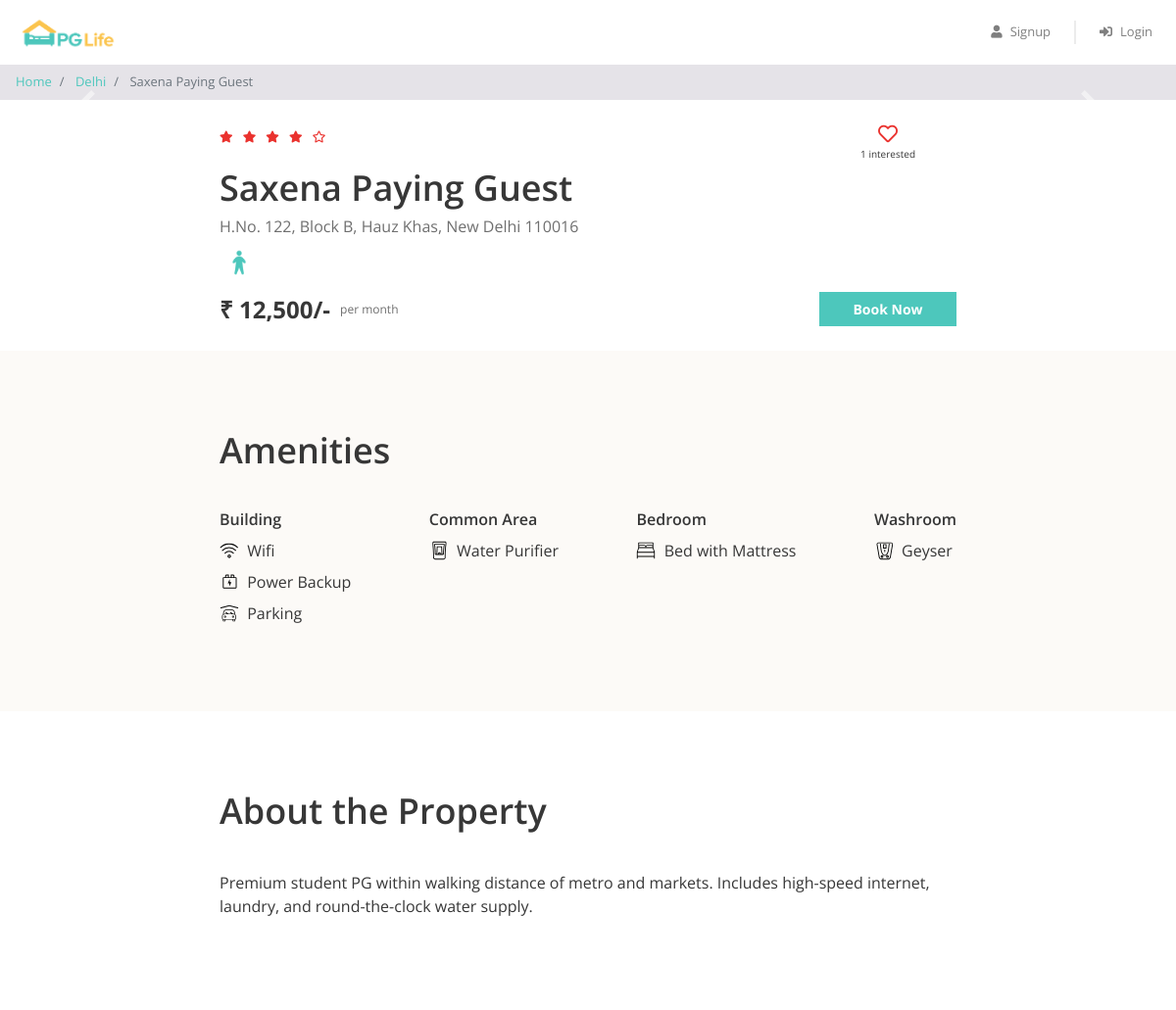
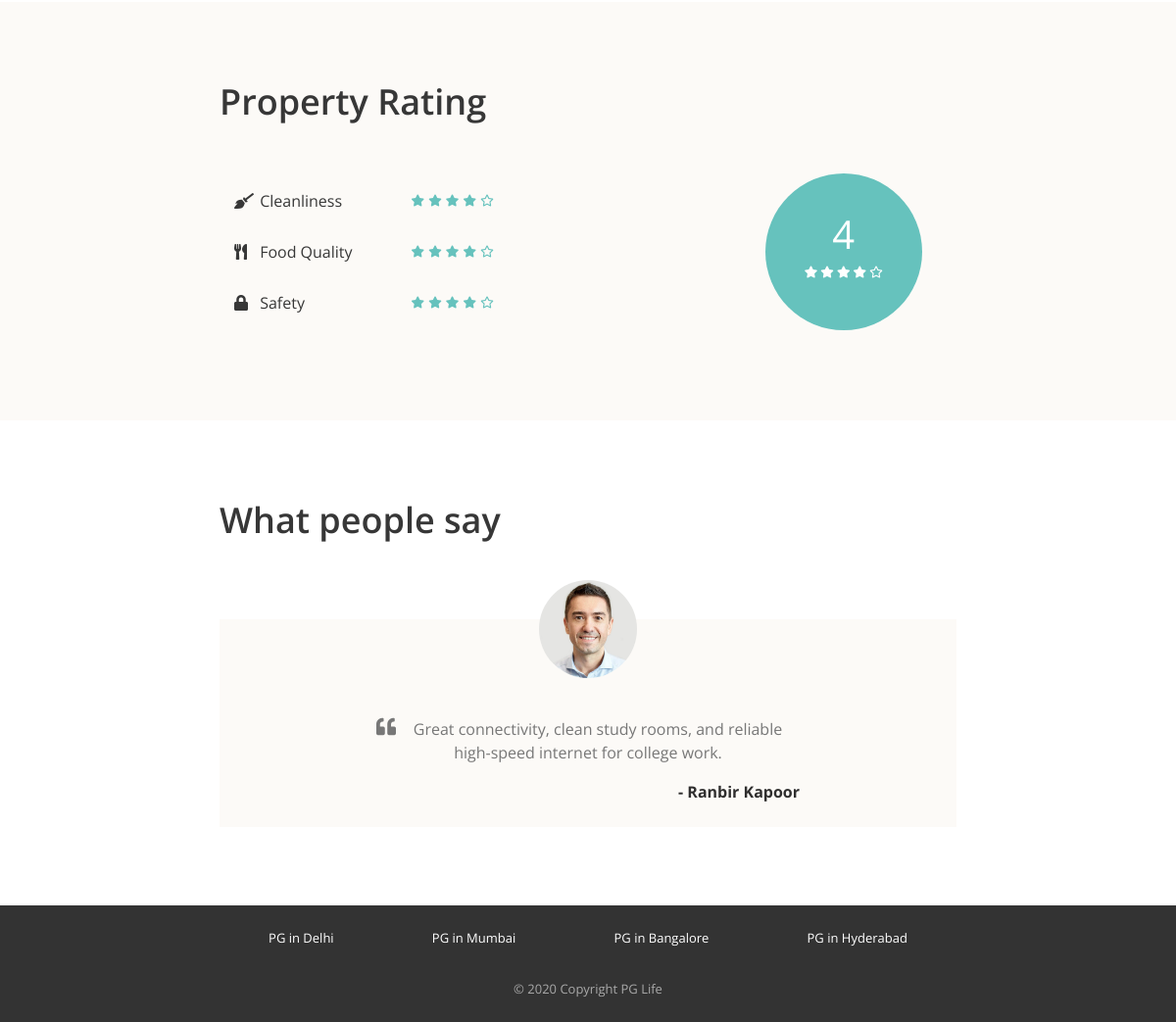
The page /backend/property_detail.php?property_id=4 on the database its author committed (2 pictures, top to bottom).
### tables this page shows
CREATE TABLE `properties` (
  `id` INT AUTO_INCREMENT PRIMARY KEY,
  `city_id` INT NOT NULL,
  `name` VARCHAR(255) NOT NULL,
  `address` VARCHAR(500) NOT NULL,
  `description` TEXT NOT NULL,
  `gender` ENUM('male', 'female', 'unisex') NOT NULL,
  `rent` INT NOT NULL,
  `rating_clean` FLOAT NOT NULL,
  `rating_food` FLOAT NOT NULL,
  `rating_safety` FLOAT NOT NULL,
  FOREIGN KEY (`city_id`) REFERENCES `cities` (`id`) ON DELETE CASCADE
);

CREATE TABLE `cities` (
  `id` INT AUTO_INCREMENT PRIMARY KEY,
  `name` VARCHAR(100) NOT NULL
);

CREATE TABLE `amenities` (
  `id` INT AUTO_INCREMENT PRIMARY KEY,
  `name` VARCHAR(100) NOT NULL,
  `type` VARCHAR(100) NOT NULL,
  `icon` VARCHAR(100) NOT NULL
);

CREATE TABLE `testimonials` (
  `id` INT AUTO_INCREMENT PRIMARY KEY,
  `property_id` INT NOT NULL,
  `user_name` VARCHAR(100) NOT NULL,
  `content` TEXT NOT NULL,
  FOREIGN KEY (`property_id`) REFERENCES `properties` (`id`) ON DELETE CASCADE
);

### backend/property_detail.php (the view, shortened to what this page needs)
<?php
require "includes/database_connect.php";
$property_id = $_GET["property_id"];
$sql_1 = "SELECT *, p.id AS property_id, p.name AS property_name, c.name AS city_name
            FROM properties p
            INNER JOIN cities c ON p.city_id = c.id
            WHERE p.id = $property_id";
$result_1 = mysqli_query($conn, $sql_1);
$property = mysqli_fetch_assoc($result_1);
$sql_2 = "SELECT * FROM testimonials WHERE property_id = $property_id";
$result_2 = mysqli_query($conn, $sql_2);
$testimonials = mysqli_fetch_all($result_2, MYSQLI_ASSOC);
$sql_3 = "SELECT a.*
            FROM amenities a
            INNER JOIN properties_amenities pa ON a.id = pa.amenity_id
            WHERE pa.property_id = $property_id";
$result_3 = mysqli_query($conn, $sql_3);
$amenities = mysqli_fetch_all($result_3, MYSQLI_ASSOC);
$sql_4 = "SELECT * FROM interested_users_properties WHERE property_id = $property_id";
$result_4 = mysqli_query($conn, $sql_4);
$interested_users_count = mysqli_num_rows($result_4);
?>
<!DOCTYPE html>
<html lang="en">
<head>
    <?php
    include "includes/head_links.php";
    ?>
    <link href="css/property_detail.css" rel="stylesheet" />
</head>
<body>
    <?php
    include "includes/header.php";
    ?>
    <nav aria-label="breadcrumb">
        <ol class="breadcrumb py-2">
            <li class="breadcrumb-item">
                <a href="index.php">Home</a>
            </li>
            <li class="breadcrumb-item">
                <a href="property_list.php?city=<?= $property['city_name']; ?>"><?= $property['city_name']; ?></a>
            </li>
            <li class="breadcrumb-item active" aria-current="page">
                <?= $property['property_name']; ?>
            </li>
        </ol>
    </nav>
    <div id="property-images" class="carousel slide" data-ride="carousel">
        <a class="carousel-control-prev" href="#property-images" role="button" data-slide="prev">
            <span class="carousel-control-prev-icon" aria-hidden="true"></span>
        </a>
        <a class="carousel-control-next" href="#property-images" role="button" data-slide="next">
            <span class="carousel-control-next-icon" aria-hidden="true"></span>
        </a>
    </div>
    <div class="property-summary page-container">
        <div class="row no-gutters justify-content-between">
            <?php
            $total_rating = ($property['rating_clean'] + $property['rating_food'] + $property['rating_safety']) / 3;
            $total_rating = round($total_rating, 1);
            ?>
            <div class="star-container" title="<?= $total_rating ?>">
                <?php
                $rating = $total_rating;
                for ($i = 0; $i < 5; $i++) {
                    if ($rating >= $i + 0.8) {
                ?>
                        <i class="fas fa-star"></i>
                    <?php
                    } elseif ($rating >= $i + 0.3) {
                    ?>
                        <i class="fas fa-star-half-alt"></i>
                    <?php
                    } else {
                    ?>
                        <i class="far fa-star"></i>
                <?php
                    }
                }
                ?>
            </div>
            <div class="interested-container">
                <?php
                $is_interested = false;
                if ($is_interested) {
                ?>
                    <i class="is-interested-image fas fa-heart"></i>
                <?php
                } else {
                ?>
                    <i class="is-interested-image far fa-heart"></i>
                <?php
                }
                ?>
                <div class="interested-text">
                    <span class="interested-user-count"><?= $interested_users_count ?></span> interested
                </div>
            </div>
        </div>
        <div class="detail-container">
            <div class="property-name"><?= $property['property_name'] ?></div>
            <div class="property-address"><?= $property['address'] ?></div>
            <div class="property-gender">
                <?php
                if ($property['gender'] == "male") {
                ?>
                    <img src="img/male.png">
                <?php
                } elseif ($property['gender'] == "female") {
                ?>
                    <img src="img/female.png">
                <?php
                } else {
                ?>
                    <img src="img/unisex.png">
                <?php
                }
                ?>
            </div>
        </div>
        <div class="row no-gutters">
            <div class="rent-container col-6">
                <div class="rent">₹ <?= number_format($property['rent']) ?>/-</div>
                <div class="rent-unit">per month</div>
            </div>
            <div class="button-container col-6">
                <a href="#" class="btn btn-primary">Book Now</a>
            </div>
        </div>
    </div>
    <div class="property-amenities">
        <div class="page-container">
            <h1>Amenities</h1>
            <div class="row justify-content-between">
                <div class="col-md-auto">
                    <h5>Building</h5>
                    <?php
                    foreach ($amenities as $amenity) {
                        if ($amenity['type'] == "Building") {
                    ?>
                            <div class="amenity-container">
                                <img src="img/amenities/<?= $amenity['icon'] ?>.svg">
                                <span><?= $amenity['name'] ?></span>
                            </div>
                    <?php
                        }
                    }
                    ?>
                </div>
                <div class="col-md-auto">
                    <h5>Common Area</h5>
                    <?php
                    foreach ($amenities as $amenity) {
                        if ($amenity['type'] == "Common Area") {
                    ?>
                            <div class="amenity-container">
                                <img src="img/amenities/<?= $amenity['icon'] ?>.svg">
                                <span><?= $amenity['name'] ?></span>
                            </div>
                    <?php
                        }
                    }
                    ?>
                </div>
                <div class="col-md-auto">
                    <h5>Bedroom</h5>
                    <?php
                    foreach ($amenities as $amenity) {
                        if ($amenity['type'] == "Bedroom") {
                    ?>
                            <div class="amenity-container">
                                <img src="img/amenities/<?= $amenity['icon'] ?>.svg">
                                <span><?= $amenity['name'] ?></span>
                            </div>
                    <?php
                        }
                    }
                    ?>
                </div>
                <div class="col-md-auto">
                    <h5>Washroom</h5>
                    <?php
                    foreach ($amenities as $amenity) {
                        if ($amenity['type'] == "Washroom") {
                    ?>
                            <div class="amenity-container">
                                <img src="img/amenities/<?= $amenity['icon'] ?>.svg">
                                <span><?= $amenity['name'] ?></span>
                            </div>
                    <?php
                        }
                    }
                    ?>
                </div>
            </div>
        </div>
    </div>
    <div class="property-about page-container">
        <h1>About the Property</h1>
        <p><?= $property['description'] ?></p>
    </div>
    <div class="property-rating">
        <div class="page-container">
            <h1>Property Rating</h1>
            <div class="row align-items-center justify-content-between">
                <div class="col-md-6">
                    <div class="rating-criteria row">
                        <div class="col-6">
                            <i class="rating-criteria-icon fas fa-broom"></i>
                            <span class="rating-criteria-text">Cleanliness</span>
                        </div>
                        <div class="rating-criteria-star-container col-6" title="<?= $property['rating_clean'] ?>">
                            <?php
                            $rating = $property['rating_clean'];
                            for ($i = 0; $i < 5; $i++) {
                                if ($rating >= $i + 0.8) {
                            ?>
                                    <i class="fas fa-star"></i>
                                <?php
                                } elseif ($rating >= $i + 0.3) {
                                ?>
                                    <i class="fas fa-star-half-alt"></i>
                                <?php
                                } else {
                                ?>
                                    <i class="far fa-star"></i>
                            <?php
                                }
                            }
                            ?>
                        </div>
                    </div>
                    <div class="rating-criteria row">
                        <div class="col-6">
                            <i class="rating-criteria-icon fas fa-utensils"></i>
                            <span class="rating-criteria-text">Food Quality</span>
                        </div>
                        <div class="rating-criteria-star-container col-6" title="<?= $property['rating_food'] ?>">
                            <?php
                            $rating = $property['rating_food'];
                            for ($i = 0; $i < 5; $i++) {
                                if ($rating >= $i + 0.8) {
                            ?>
                                    <i class="fas fa-star"></i>
                                <?php
                                } elseif ($rating >= $i + 0.3) {
                                ?>
                                    <i class="fas fa-star-half-alt"></i>
                                <?php
                                } else {
                                ?>
                                    <i class="far fa-star"></i>
                            <?php
                                }
                            }
                            ?>
                        </div>
                    </div>
                    <div class="rating-criteria row">
                        <div class="col-6">
                            <i class="rating-criteria-icon fa fa-lock"></i>
                            <span class="rating-criteria-text">Safety</span>
                        </div>
                        <div class="rating-criteria-star-container col-6" title="<?= $property['rating_safety'] ?>">
                            <?php
                            $rating = $property['rating_safety'];
                            for ($i = 0; $i < 5; $i++) {
                                if ($rating >= $i + 0.8) {
                            ?>
                                    <i class="fas fa-star"></i>
                                <?php
                                } elseif ($rating >= $i + 0.3) {
                                ?>
                                    <i class="fas fa-star-half-alt"></i>
                                <?php
                                } else {
                                ?>
                                    <i class="far fa-star"></i>
                            <?php
                                }
                            }
                            ?>
                        </div>
                    </div>
                </div>
                <div class="col-md-4">
                    <div class="rating-circle">
                        <?php
                        $total_rating = ($property['rating_clean'] + $property['rating_food'] + $property['rating_safety']) / 3;
                        $total_rating = round($total_rating, 1);
                        ?>
                        <div class="total-rating"><?= $total_rating ?></div>
                        <div class="rating-circle-star-container">
                            <?php
                            $rating = $total_rating;
                            for ($i = 0; $i < 5; $i++) {
                                if ($rating >= $i + 0.8) {
                            ?>
                                    <i class="fas fa-star"></i>
                                <?php
                                } elseif ($rating >= $i + 0.3) {
                                ?>
                                    <i class="fas fa-star-half-alt"></i>
                                <?php
                                } else {
                                ?>
                                    <i class="far fa-star"></i>
                            <?php
                                }
                            }
                            ?>
                        </div>
                    </div>
                </div>
            </div>
        </div>
    </div>
    <div class="property-testimonials page-container">
        <h1>What people say</h1>
        <?php
        foreach ($testimonials as $testimonial) {
        ?>
            <div class="testimonial-block">
                <div class="testimonial-image-container">
                    <img class="testimonial-img" src="img/man.png">
                </div>
                <div class="testimonial-text">
                    <i class="fa fa-quote-left" aria-hidden="true"></i>
                    <p><?= $testimonial['content'] ?></p>
                </div>
                <div class="testimonial-name">- <?= $testimonial['user_name'] ?></div>
            </div>
        <?php
        }
        ?>
    </div>
    <?php
    include "includes/footer.php";
    ?>
</body>
</html>

### rows shown on the page
properties: city.name "Delhi", name "Saxena Paying Guest", address "H.No. 122, Block B, Hauz Khas, New Delhi 110016", rent "12,500", description "Premium student PG within walking distance of metro and markets. Includes high-speed internet, laundry, and round-the-clock water supply.", rating_clean "4"
amenities: icon (picture), name "Wifi"
amenities: icon (picture), name "Power Backup"
amenities: icon (picture), name "Parking"
amenities: icon (picture), name "Water Purifier"
amenities: name "Bed with Mattress"
amenities: icon (picture), name "Geyser"
testimonials: content "Great connectivity, clean study rooms, and reliable high-speed internet for college work.", user_name "Ranbir Kapoor"

### other values the page prints
$interested_users_count "1"
